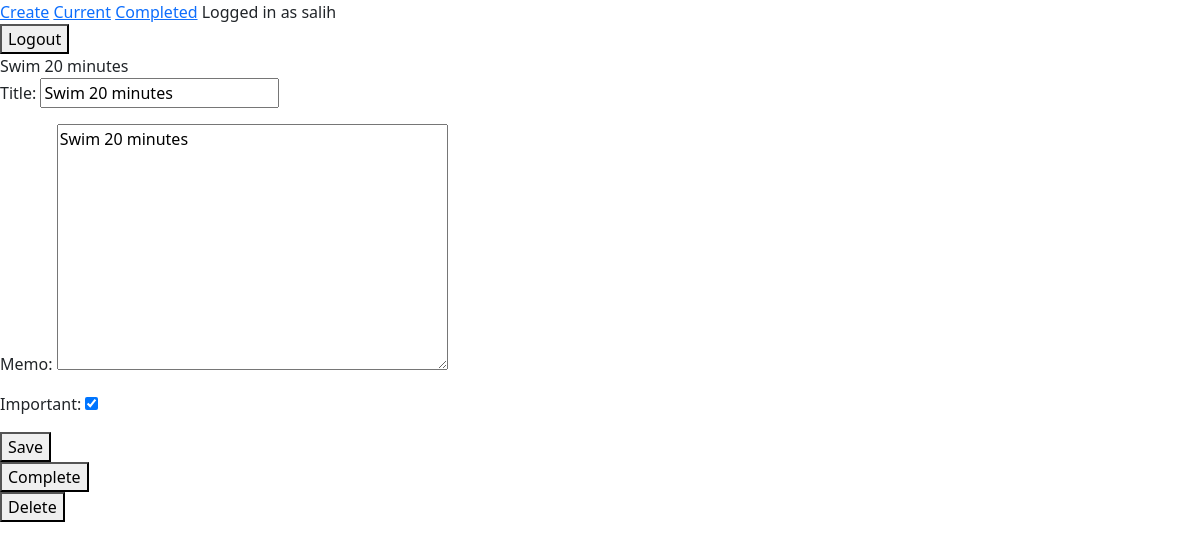
Page /todo/3 (signed in) on the committed database.
### todo/models.py (models this page shows, shortened)
class Todo(models.Model):
    title = models.CharField(max_length=100)
    memo = models.TextField(blank=True)
    created = models.DateTimeField(auto_now_add=True)
    dateCompleted = models.DateTimeField(null=True,blank=True)
    important = models.BooleanField(default=False)
    user = models.ForeignKey(User,on_delete=models.CASCADE)

### todo/views.py (the view, shortened to what this page needs)
# urls.py: path('todo/<int:todo_pk>',views.viewtodo,name='viewtodo'),
@login_required
def viewtodo(request,todo_pk):
    todo = get_object_or_404(Todo,pk=todo_pk,user=request.user)
    if request.method=='GET':
        form = TodoForm(instance=todo)
        return render(request, 'todo/viewtodo.html', {'todo':todo,'form':form})

### todo/forms.py
class TodoForm(ModelForm):
    class Meta:
        model = Todo
        fields = ['title','memo','important']

### todo/templates/todo/viewtodo.html (shortened to what this page needs)
{%extends 'todo/base.html' %}
{%block content%}
{{todo.title}}
<form method="POST">
    {{form.as_p}}
    <button type="submit">Save</button>
</form>
<form method="POST" action="{% url 'completetodo' todo.id %}">
    <button type="submit">Complete</button>
</form>
<form method="POST" action="{% url 'deletetodo' todo.id %}">
    <button type="submit">Delete</button>
</form>
{%endblock%}

### todo/templates/todo/base.html (shortened to what this page needs)
<!DOCTYPE html>
<html lang="en">
  <head>
    <link
      href="https://cdn.jsdelivr.net/npm/bootstrap@5.3.3/dist/css/bootstrap.min.css"
      rel="stylesheet"
    />
  </head>
  <body>
    <a href="{% url 'createtodo'%}">Create</a>
    <a href="{% url 'currenttodos'%}">Current</a>
    <a href="{% url 'completedtodos'%}">Completed</a>
    {% if user.is_authenticated %} Logged in as {{user.username}}
    <form action="{%url 'logoutuser'%}" method="POST">
      <button type="submit">Logout</button>
    </form>
    {%else%}
    <a href="{%url 'signupuser'%}">Signup</a>
    <a href="{%url 'loginuser'%}">Login</a>
    {%endif%} {%block content%} {%endblock%}
  </body>
</html>

### rows in the picture
Todo: title "Swim 20 minutes", memo "Swim 20 minutes", important "☑"

### other values in the picture
{{ user.username }} "salih"
